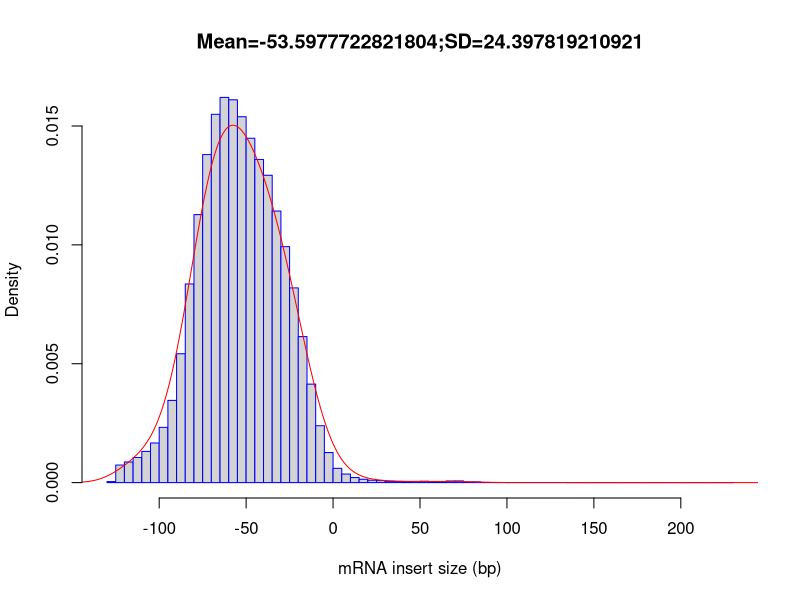

Here is the R script that generated this plot:
out_file = '/home/genetics/HW1/mapped_data_quality/SRR11647687_inner_distance'
pdf('/home/genetics/HW1/mapped_data_quality/SRR11647687_inner_distance.inner_distance_plot.pdf')
fragsize=rep(c(-247.5,-242.5,-237.5,-232.5,-227.5,-222.5,-217.5,-212.5,-207.5,-202.5,-197.5,-192.5,-187.5,-182.5,-177.5,-172.5,-167.5,-162.5,-157.5,-152.5,-147.5,-142.5,-137.5,-132.5,-127.5,-122.5,-117.5,-112.5,-107.5,-102.5,-97.5,-92.5,-87.5,-82.5,-77.5,-72.5,-67.5,-62.5,-57.5,-52.5,-47.5,-42.5,-37.5,-32.5,-27.5,-22.5,-17.5,-12.5,-7.5,-2.5,2.5,7.5,12.5,17.5,22.5,27.5,32.5,37.5,42.5,47.5,52.5,57.5,62.5,67.5,72.5,77.5,82.5,87.5,92.5,97.5,102.5,107.5,112.5,117.5,122.5,127.5,132.5,137.5,142.5,147.5,152.5,157.5,162.5,167.5,172.5,177.5,182.5,187.5,192.5,197.5,202.5,207.5,212.5,217.5,222.5,227.5,232.5,237.5,242.5,247.5),times=c(0,0,0,0,0,0,0,0,0,0,0,0,0,0,0,0,0,0,0,0,0,0,0,0,209,3695,4329,5275,6562,8328,11608,17278,27090,41761,56342,68965,77432,80981,80478,76917,72396,67939,64616,57086,49609,40935,30695,20700,11961,6320,3002,1795,1063,703,502,421,263,236,177,244,286,175,184,336,355,119,132,23,12,2,5,4,5,4,2,3,2,3,2,4,1,2,0,0,3,0,1,1,3,0,1,1,0,0,2,2,0,0,0,0))
frag_sd = sd(fragsize)
frag_mean = mean(fragsize)
frag_median = median(fragsize)
write(x=c("Name","Mean","Median","sd"), sep="	", file=stdout(),ncolumns=4)
write(c(out_file,frag_mean,frag_median,frag_sd),sep="	", file=stdout(),ncolumns=4)
hist(fragsize,probability=T,breaks=100,xlab="mRNA insert size (bp)",main=paste(c("Mean=",frag_mean,";","SD=",frag_sd),collapse=""),border="blue")
lines(density(fragsize,bw=10),col='red')
dev.off()
